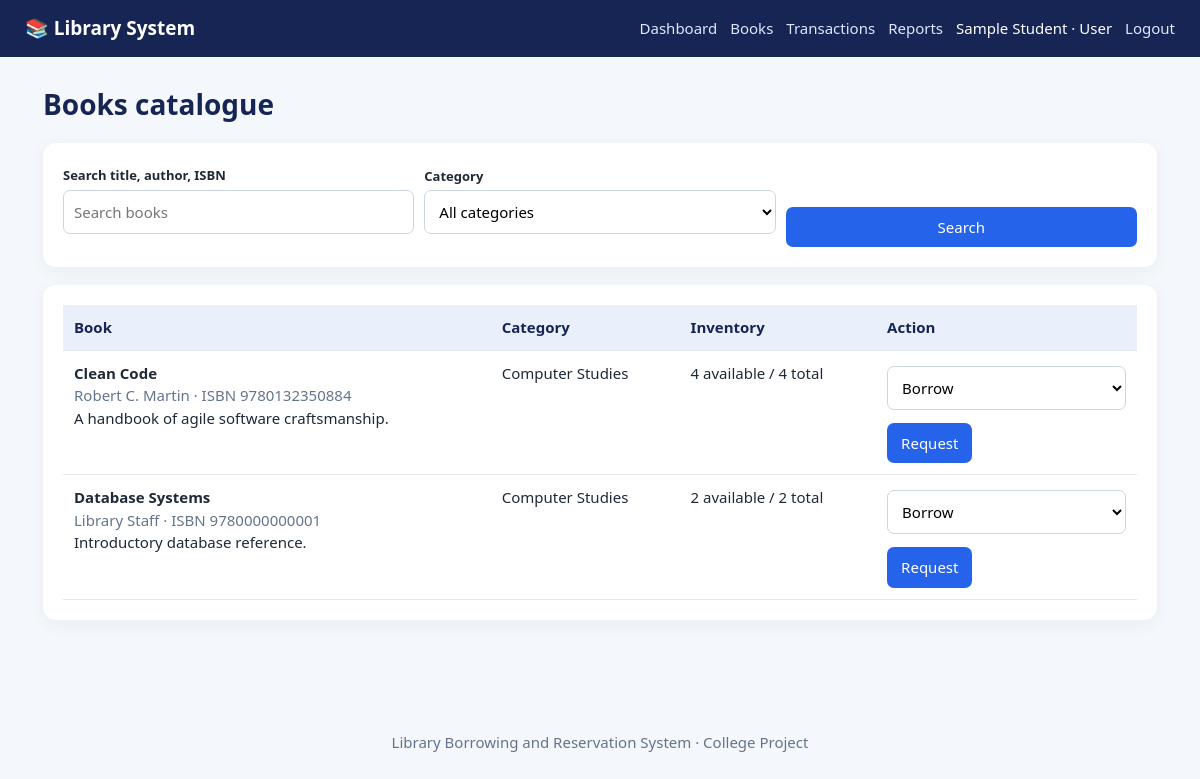
Page /books.php?category=4 (signed in) on the committed database.
### tables this page shows
CREATE TABLE books(id INT AUTO_INCREMENT PRIMARY KEY,isbn VARCHAR(30) UNIQUE,title VARCHAR(200) NOT NULL,author VARCHAR(150) NOT NULL,category_id INT NULL,publisher VARCHAR(150) NULL,published_year SMALLINT NULL,total_copies INT NOT NULL DEFAULT 1,available_copies INT NOT NULL DEFAULT 1,description TEXT NULL,is_archived TINYINT(1) NOT NULL DEFAULT 0,created_at TIMESTAMP DEFAULT CURRENT_TIMESTAMP,CONSTRAINT fk_book_category FOREIGN KEY(category_id) REFERENCES categories(id) ON DELETE SET NULL,CHECK(total_copies>=0),CHECK(available_copies>=0 AND available_copies<=total_copies));

CREATE TABLE categories(id INT AUTO_INCREMENT PRIMARY KEY,name VARCHAR(100) NOT NULL UNIQUE,description VARCHAR(255) DEFAULT NULL);

### includes/functions.php (called while the page is built, shortened)
<?php
function e($v){return htmlspecialchars((string)$v,ENT_QUOTES|ENT_SUBSTITUTE,'UTF-8');}
function current_user(){return $_SESSION['user']??null;}

### books.php (the view, shortened to what this page needs)
<?php require_once __DIR__.'/includes/functions.php';$role=current_user()['role'];
$q=trim($_GET['q']??'');$cat=(int)($_GET['category']??0);$where=' WHERE b.is_archived=0';$types='';$vals=[];if($q!==''){$where.=' AND (b.title LIKE ? OR b.author LIKE ? OR b.isbn LIKE ?)';$like="%$q%";$types.='sss';array_push($vals,$like,$like,$like);}if($cat){$where.=' AND b.category_id=?';$types.='i';$vals[]=$cat;}$sql='SELECT b.*,c.name category FROM books b LEFT JOIN categories c ON c.id=b.category_id'.$where.' ORDER BY b.title';$s=$db->prepare($sql);if($types)$s->bind_param($types,...$vals);$s->execute();$books=$s->get_result();$cats=$db->query('SELECT id,name FROM categories ORDER BY name');$title='Books';require 'includes/header.php';?>
<h1>Books catalogue</h1><div class="panel"><form class="filters" method="get"><div><label>Search title, author, ISBN</label><input name="q" value="<?=e($q)?>" placeholder="Search books"></div><div><label>Category</label><select name="category"><option value="0">All categories</option></select></div><button>Search</button></form></div>
<div class="panel table-wrap"><table><thead><tr><th>Book</th><th>Category</th><th>Inventory</th><th>Action</th></tr></thead><tbody><?php while($b=$books->fetch_assoc()):?><tr><td><b><?=e($b['title'])?></b><br><span class="muted"><?=e($b['author'])?> · ISBN <?=e($b['isbn']??'—')?></span><br><?=e($b['description']??'')?></td><td><?=e($b['category']??'Uncategorized')?></td><td><?=e($b['available_copies'])?> available / <?=e($b['total_copies'])?> total</td><td><?php if($role==='user'):?><form method="post" action="transactions.php"><select name="type"><option value="borrow">Borrow</option></select><button>Request</button></form><?php else:?>View only<?php endif;?></td></tr><?php endwhile;?></tbody></table></div><?php require 'includes/footer.php';?>

### assets/style.css (style rules this page uses)
:root { --navy:#172554;--blue:#2563eb;--bg:#f4f7fb;--ink:#1f2937 }
* { box-sizing:border-box }
body { margin:0;background:var(--bg);color:var(--ink);font:15px/1.5 system-ui,Arial,sans-serif }
h1 { color:var(--navy);font-size:28px }
.card,.panel { background:white;border-radius:13px;padding:20px;box-shadow:0 4px 18px #1725540d;margin-bottom:18px }
.muted { color:#64748b }
.btn,button { display:inline-block;border:0;border-radius:7px;padding:9px 14px;background:var(--blue);color:white;text-decoration:none;cursor:pointer;font:inherit }
input,select,textarea { width:100%;padding:10px;border:1px solid #cbd5e1;border-radius:7px;margin:4px 0 13px;font:inherit;background:white }
label { font-weight:650 }
table { width:100%;border-collapse:collapse;background:white }
th,td { padding:11px;text-align:left;border-bottom:1px solid #e2e8f0;vertical-align:top }
th { background:#eaf0fb;color:#172554 }
.table-wrap { overflow-x:auto }
.filters { display:grid;grid-template-columns:repeat(auto-fit,minmax(150px,1fr));gap:10px;align-items:end }
.filters label { font-size:13px }

### rows in the picture
books: title "Clean Code", author "Robert C. Martin", isbn "9780132350884", description "A handbook of agile software craftsmanship.", category.name "Computer Studies", available_copies "4", total_copies "4"
books: title "Database Systems", author "Library Staff", isbn "9780000000001", description "Introductory database reference.", category.name "Computer Studies", available_copies "2", total_copies "2"

### other values in the picture
current_user()['name'] "Sample Student"
current_user()['role'] "User"
